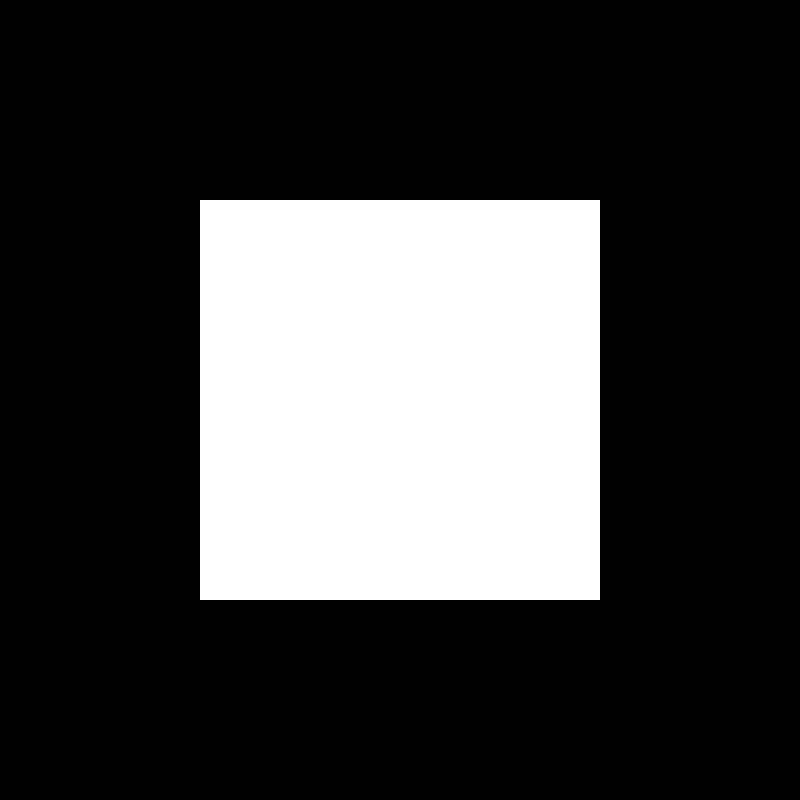
Frame 1 (no input)
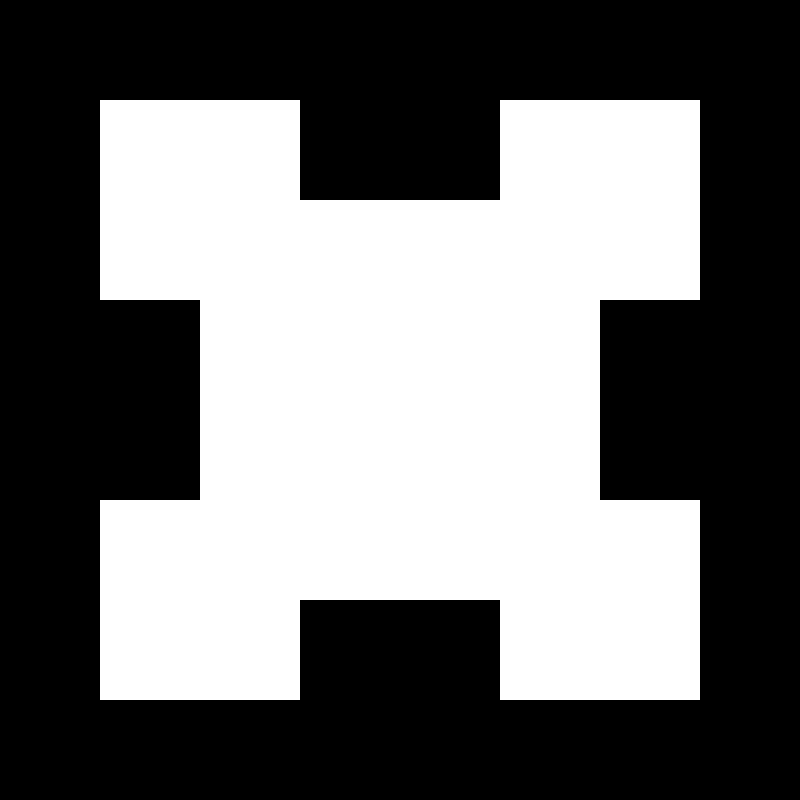
Frame 2 (the mouse pressed at the canvas centre, redrawn once)

The p5.js sketch that drew these frames (run headless with seeded random() and noise() and a simulated clock; the mouse was pressed at the canvas centre and the sketch redrawn once):

// p5.js sketch
// ── sketch.js
var n = 0;

function setup() {
	createCanvas(800, 800);
	background(0);
	noStroke();
	rectMode(CENTER);
}

function draw() {
	divide(n, 400, createVector(width / 2, height / 2));
	noLoop();
}

function divide(n, w, v) {
	rect(v.x, v.y, w, w);

	if (n == 0) {

	} else {
		divide(n - 1, w / 2, createVector(v.x - w / 2, v.y - w / 2));
		divide(n - 1, w / 2, createVector(v.x + w / 2, v.y + w / 2));
		divide(n - 1, w / 2, createVector(v.x - w / 2, v.y + w / 2));
		divide(n - 1, w / 2, createVector(v.x + w / 2, v.y - w / 2));
	}
}

function mousePressed() {
	if (n < 7) {
		n++;
	}
	loop();
}
